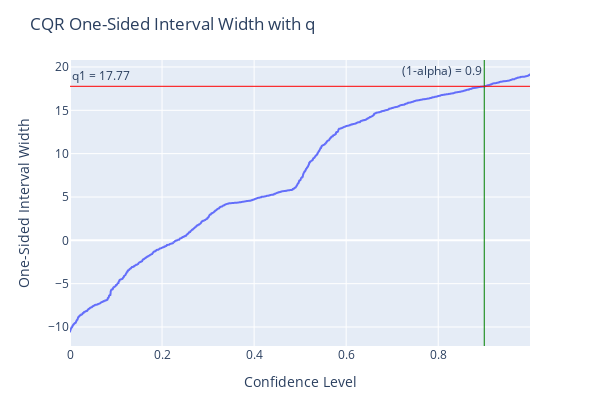
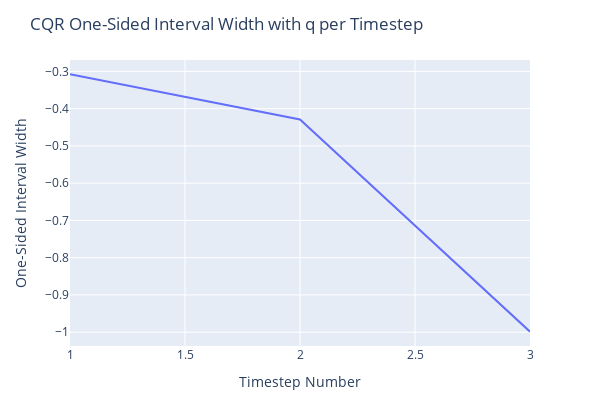

These figures' notebook cell, in order:
### Code cell
# Conformalized Quantile Regression (CQR) model

# parameters
method = "cqr" # conformalized quantile regression
alpha = 1 - confidence_lv # significance level
# simple quantile regression model
cqr_forecast1 = cp_model1.conformal_predict(df_test,calibration_df=df_cal, method=method, alpha=alpha, plotting_backend="plotly-static")


# autoregression model with multiple layers
cqr_forecast2 = cp_model2.conformal_predict(df_test,calibration_df=df_cal, method=method, alpha=alpha, plotting_backend="plotly-static")

### Figure 1 — Plotly figure (JSON) as saved in the notebook; plotly's stock layout.template omitted (floating-point values rounded to 4 significant figures; data arrays with more than 128 entries replaced by an {"elided": "..."} marker saying what was removed)
{"data": [{"hovertemplate": "Confidence Level=%{x}<br>One-Sided Interval Width=%{y}<extra></extra>", "legendgroup": "", "line": {"color": "#636efa", "dash": "solid"}, "marker": {"symbol": "circle"}, "mode": "lines", "name": "", "showlegend": false, "type": "scattergl", "x": {"elided": "1595 float values"}, "xaxis": "x", "y": {"elided": "1595 float values"}, "yaxis": "y"}], "layout": {"annotations": [{"showarrow": false, "text": "(1-alpha) = 0.9", "x": 0.9, "xanchor": "right", "xref": "x", "y": 1, "yanchor": "top", "yref": "y domain"}, {"showarrow": false, "text": "q1 = 17.77", "x": 0, "xanchor": "left", "xref": "x domain", "y": 17.77, "yanchor": "bottom", "yref": "y"}], "height": 400, "legend": {"tracegroupgap": 0}, "margin": {"b": 50, "l": 70, "r": 70, "t": 60}, "shapes": [{"line": {"color": "green", "width": 1}, "type": "line", "x0": 0.9, "x1": 0.9, "xref": "x", "y0": 0, "y1": 1, "yref": "y domain"}, {"line": {"color": "red", "width": 1}, "type": "line", "x0": 0, "x1": 1, "xref": "x domain", "y0": 17.77, "y1": 17.77, "yref": "y"}], "title": {"text": "CQR One-Sided Interval Width with q"}, "width": 600, "xaxis": {"anchor": "y", "domain": [0, 1], "title": {"text": "Confidence Level"}}, "yaxis": {"anchor": "x", "domain": [0, 1], "title": {"text": "One-Sided Interval Width"}}}}

### Figure 2 — Plotly figure (JSON) as saved in the notebook; plotly's stock layout.template omitted (floating-point values rounded to 4 significant figures)
{"data": [{"hovertemplate": "Timestep Number=%{x}<br>One-Sided Interval Width=%{y}<extra></extra>", "legendgroup": "", "line": {"color": "#636efa", "dash": "solid"}, "marker": {"symbol": "circle"}, "mode": "lines", "name": "", "orientation": "v", "showlegend": false, "type": "scatter", "x": [1, 2, 3], "xaxis": "x", "y": [-0.3078, -0.429, -0.9987], "yaxis": "y"}], "layout": {"height": 400, "legend": {"tracegroupgap": 0}, "margin": {"b": 50, "l": 70, "r": 70, "t": 60}, "title": {"text": "CQR One-Sided Interval Width with q per Timestep"}, "width": 600, "xaxis": {"anchor": "y", "domain": [0, 1], "title": {"text": "Timestep Number"}}, "yaxis": {"anchor": "x", "domain": [0, 1], "title": {"text": "One-Sided Interval Width"}}}}
